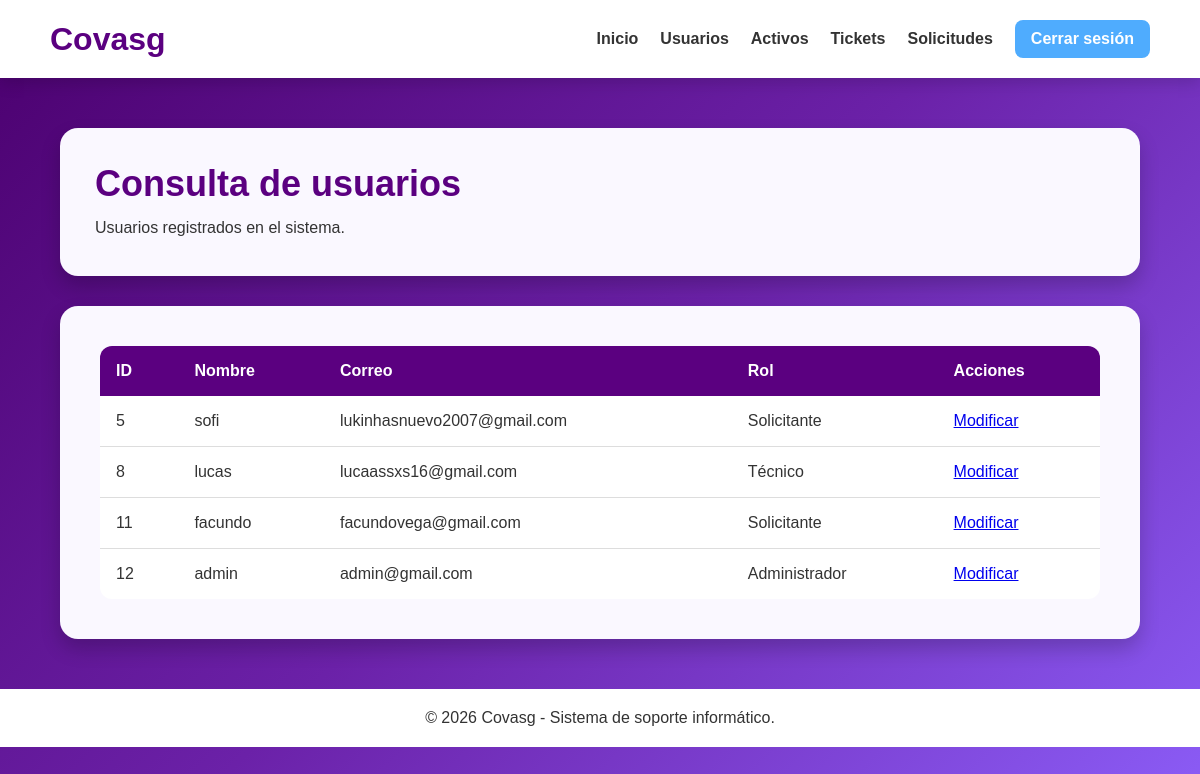
The page /administrador/consultausuario.php on the database as committed earlier.
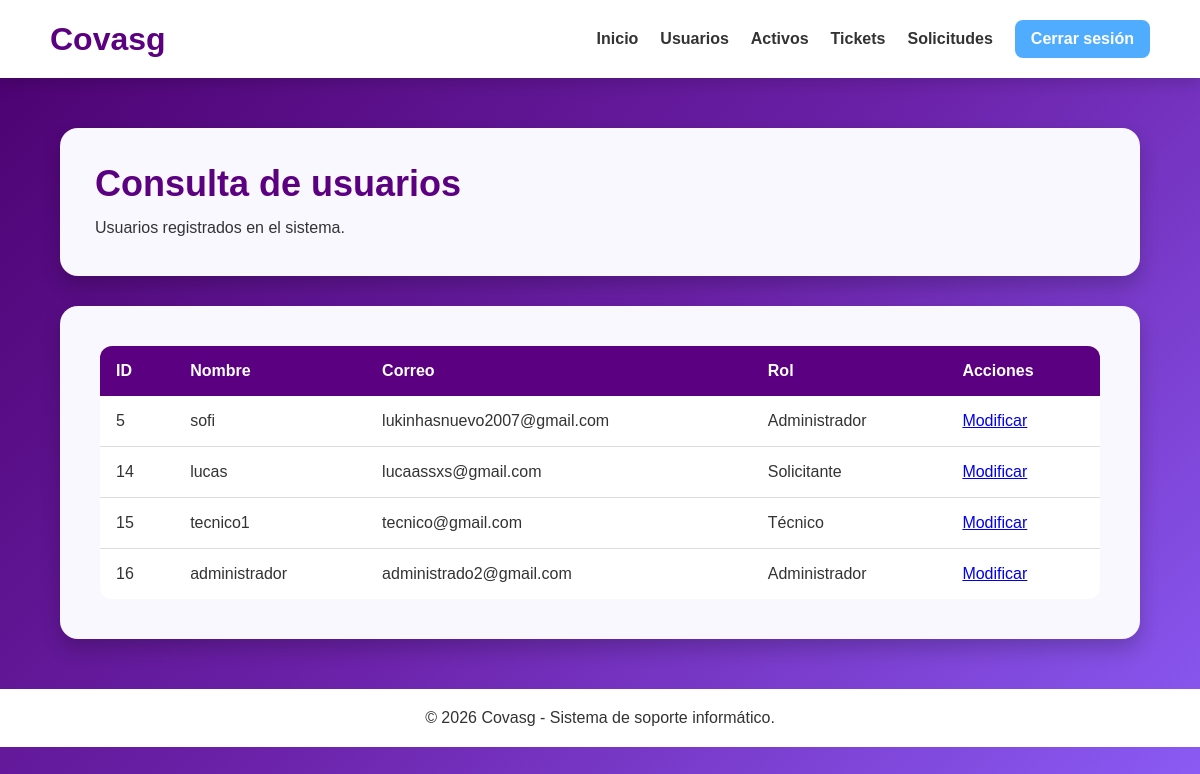
The same page on the database as committed later.
### tables this page shows
CREATE TABLE `usuario` (
  `id_usuario` int(11) NOT NULL AUTO_INCREMENT,
  `id_rol` int(11) NOT NULL,
  `nombre` varchar(100) NOT NULL,
  `correo` varchar(100) NOT NULL,
  `contrasenia` varchar(255) NOT NULL,
  PRIMARY KEY (`id_usuario`),
  UNIQUE KEY `correo` (`correo`),
  KEY `fk_usuario_rol` (`id_rol`),
  CONSTRAINT `fk_usuario_rol` FOREIGN KEY (`id_rol`) REFERENCES `rol` (`id_rol`) ON UPDATE CASCADE
);

CREATE TABLE `rol` (
  `id_rol` int(11) NOT NULL AUTO_INCREMENT,
  `nombre` varchar(50) NOT NULL,
  `descripcion` varchar(255) DEFAULT NULL,
  PRIMARY KEY (`id_rol`)
);

### administrador/consultausuario.php (the view, shortened to what this page needs)
<?php
include("../php/conexion.php");
$consulta = "SELECT usuario.id_usuario,
                    usuario.nombre,
                    usuario.correo,
                    rol.nombre AS rol
             FROM usuario
             INNER JOIN rol
             ON usuario.id_rol = rol.id_rol";
$resultado = mysqli_query($conexion, $consulta);
?>
<!DOCTYPE html>
<html lang="es">
<head>
    <link rel="stylesheet" href="css/consultausuarios.css">
</head>
<body>
    <header>
        <h1>Covasg</h1>
        <nav>
            <a href="administrador.php">Inicio</a>
            <a href="usuarios.html">Usuarios</a>
            <a href="activos/consultaactivos.php">Activos</a>
            <a href="tickets/consultatickets.php">Tickets</a>
            <a href="solicitudes/consultasolicitudes.php">Solicitudes</a>
            <a href="../php/cerrarsesion.php" class="cerrar-sesion">Cerrar sesión</a>
        </nav>
    </header>
    <main>
        <section class="titulo">
            <div>
                <h2>Consulta de usuarios</h2>
                <p>
                    Usuarios registrados en el sistema.
                </p>
            </div>
        </section>
        <section class="tabla-contenedor">
            <table>
                <thead>
                    <tr>
                        <th>ID</th>
                        <th>Nombre</th>
                        <th>Correo</th>
                        <th>Rol</th>
                        <th>Acciones</th>
                    </tr>
                </thead>
                <tbody>
                    <?php
                    while ($usuario = mysqli_fetch_array($resultado)) {
                    ?>
                        <tr>
                            <td>
                                <?php echo $usuario["id_usuario"]; ?>
                            </td>
                            <td>
                                <?php echo $usuario["nombre"]; ?>
                            </td>
                            <td>
                                <?php echo $usuario["correo"]; ?>
                            </td>
                            <td>
                                <?php echo $usuario["rol"]; ?>
                            </td>
                            <td>
                                <a href="modificarusuario.php?id=<?php echo $usuario["id_usuario"]; ?>">
                                    Modificar
                                </a>
                            </td>
                        </tr>
                    <?php
                    }
                    ?>
                </tbody>
            </table>
        </section>
    </main>
    <footer>
        <p>© 2026 Covasg - Sistema de soporte informático.</p>
    </footer>
</body>
</html>

### administrador/css/consultausuarios.css (style rules this page uses)
* { margin: 0; padding: 0; box-sizing: border-box; font-family: Arial, Helvetica, sans-serif; }
body { min-height: 100vh; background: linear-gradient(135deg, #4b006e, #6b21a8, #8b5cf6); color: #333; }
header { background: white; padding: 20px 50px; display: flex; justify-content: space-between; align-items: center; box-shadow: 0 5px 15px rgba(0, 0, 0, 0.15); }
header h1 { color: #5b0080; }
nav { display: flex; align-items: center; flex-wrap: wrap; }
nav a { color: #333; text-decoration: none; font-weight: bold; margin-left: 22px; transition: 0.3s; }
nav .cerrar-sesion { background: #4facfe; color: white; padding: 10px 16px; border-radius: 8px; }
main { width: 90%; max-width: 1100px; margin: 50px auto; }
.titulo { background: #faf8ff; padding: 35px; border-radius: 18px; display: flex; align-items: center; gap: 25px; box-shadow: 0 10px 20px rgba(0, 0, 0, 0.2); margin-bottom: 30px; }
.titulo h2 { color: #5b0080; font-size: 36px; margin-bottom: 10px; }
.titulo p { line-height: 1.6; }
.tabla-contenedor { background: #faf8ff; padding: 40px; border-radius: 18px; box-shadow: 0 10px 20px rgba(0, 0, 0, 0.2); overflow-x: auto; }
table { width: 100%; border-collapse: collapse; background: white; border-radius: 12px; overflow: hidden; }
thead { background: #5b0080; color: white; }
th { padding: 16px; text-align: left; }
td { padding: 16px; border-bottom: 1px solid #ddd; }
tbody tr { transition: 0.3s; }
tbody tr:last-child td { border-bottom: none; }
footer { background: white; text-align: center; padding: 20px; margin-top: 50px; }

Rows that differ between the two databases and show on the page:
removed usuario: id_usuario "8", nombre "lucas", correo "lucaassxs16@gmail.com", id_rol.nombre "Técnico"
removed usuario: id_usuario "11", nombre "facundo", correo "facundovega@gmail.com", id_rol.nombre "Solicitante"
removed usuario: id_usuario "12", nombre "admin", correo "admin@gmail.com", id_rol.nombre "Administrador"
changed usuario "sofi": id_rol.nombre "Solicitante" → "Administrador"
added usuario: id_usuario "14", nombre "lucas", correo "lucaassxs@gmail.com", id_rol.nombre "Solicitante"
added usuario: id_usuario "15", nombre "tecnico1", correo "tecnico@gmail.com", id_rol.nombre "Técnico"
added usuario: id_usuario "16", nombre "administrador", correo "administrado2@gmail.com", id_rol.nombre "Administrador"
